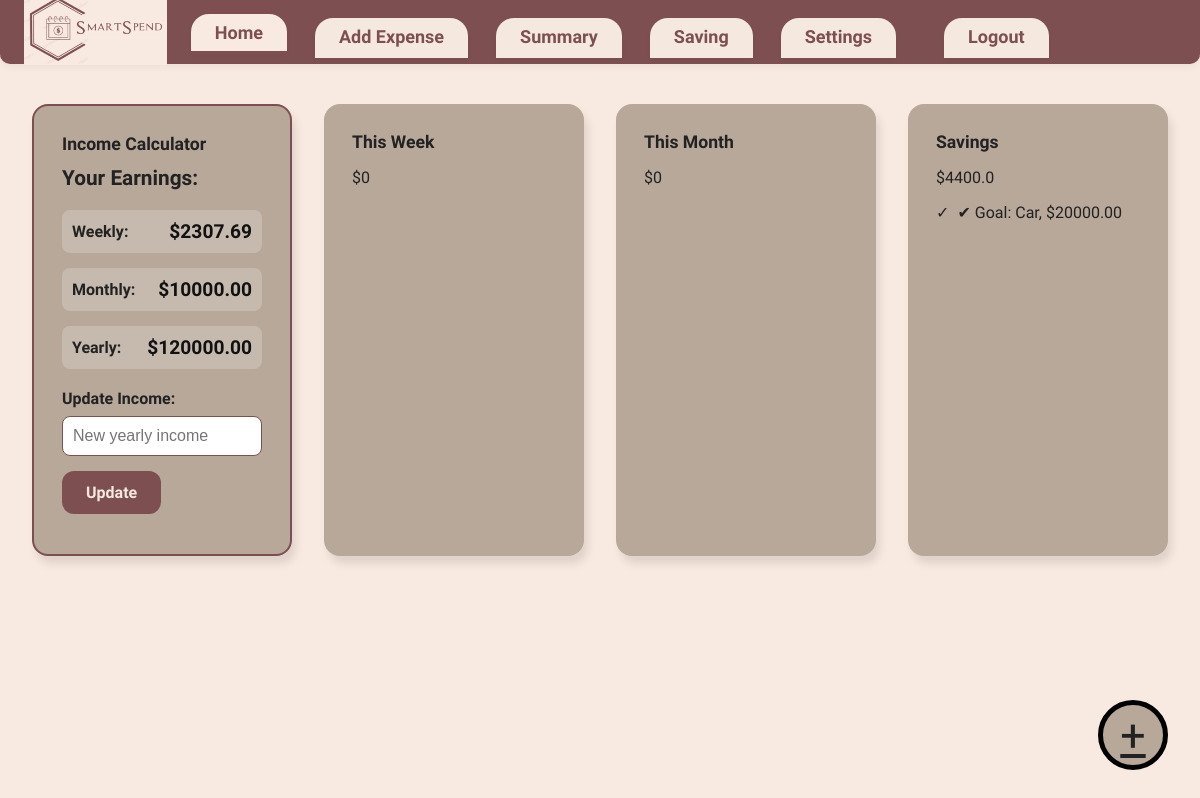
Page /home on the earlier database version.
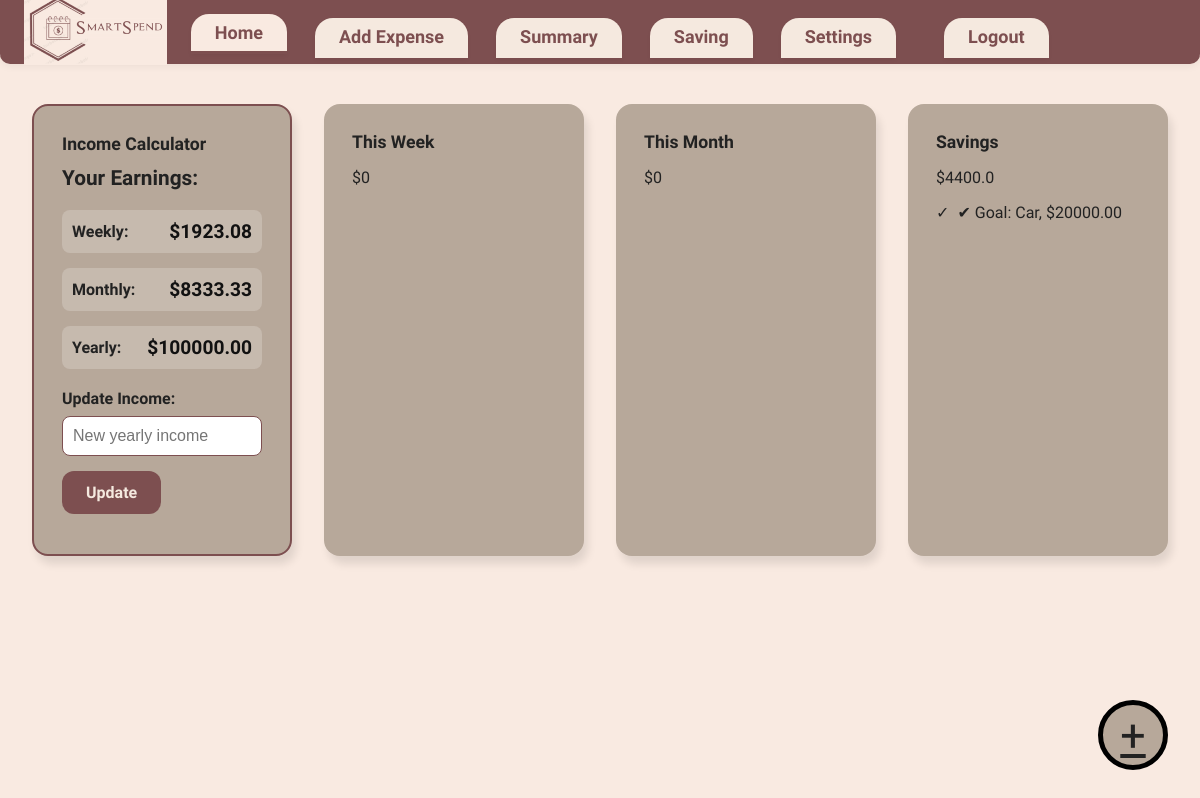
Same page on the later database version.
### tables this page shows
CREATE TABLE Income (
                        id INTEGER PRIMARY KEY AUTOINCREMENT,
                        yearly REAL,
                        monthly REAL,
                        weekly REAL
                    );

CREATE TABLE Goals (
                        id INTEGER PRIMARY KEY AUTOINCREMENT,
                        name TEXT,
                        target_amount REAL,
                        is_active BOOLEAN,
                        created_at TEXT,
                        updated_at TEXT
                    );

### app.py (the view)
@app.route('/home')
def home():
    conn = db_manager.connect()
    c = conn.cursor()
    c.execute('SELECT yearly FROM Income ORDER BY id DESC LIMIT 1')
    result = c.fetchone()
    yearly = result[0] if result else None
    monthly = round(yearly / 12, 2) if yearly else None
    weekly = round(yearly / 52, 2) if yearly else None
    c.execute('SELECT SUM(amount) FROM Expenses WHERE date >= date("now", "-7 day") AND category != "saving"')
    total_week = c.fetchone()[0] or 0
    c.execute('SELECT SUM(amount) FROM Expenses WHERE strftime("%Y-%m", date) = strftime("%Y-%m", "now") AND category != "saving"')
    total_month = c.fetchone()[0] or 0
    c.execute('SELECT SUM(amount) FROM Expenses WHERE category = "saving"')
    total_saved = c.fetchone()[0] or 0
    c.execute('SELECT category, SUM(amount) FROM Expenses WHERE date >= date("now", "-7 day") AND category != "saving" GROUP BY category')
    week_category_summary = c.fetchall()
    c.execute('SELECT category, SUM(amount) FROM Expenses WHERE strftime("%Y-%m", date) = strftime("%Y-%m", "now") AND category != "saving" GROUP BY category')
    month_category_summary = c.fetchall()
    c.execute('SELECT name, target_amount FROM Goals WHERE is_active = 1 LIMIT 1')
    active_goal = c.fetchone()
    active_goal_name = active_goal[0] if active_goal else None
    active_goal_target = active_goal[1] if active_goal else None
    conn.close()
    return render_template('home.html', yearly=yearly, monthly=monthly, weekly=weekly,
                           total_week=total_week, total_month=total_month, total_saved=total_saved,
                           week_category_summary=week_category_summary,
                           month_category_summary=month_category_summary,
                           active_goal_name=active_goal_name,
                           active_goal_target=active_goal_target)

### app.py (called while the page is built)
    def connect(self):
        return sqlite3.connect(self.db_name)

### templates/home.html (shortened to what this page needs)
<!DOCTYPE html>
<html lang="en">
<head>
  <link rel="stylesheet" href="{{ url_for('static', filename='home.css') }}">
</head>
<body>
    <header class="navbar">
        <img src="{{ url_for('static', filename='logo.png') }}" alt="SmartSpend Logo" class="nav-logo">
    <nav>
        <a href="/home" class="active">Home</a>
        <a href="/add" >Add Expense</a>
        <a href="/summary">Summary</a>
        <a href="/saving">Saving</a>
        <a href="/settings">Settings</a>
        <a href="/logout" style="float: right; margin-left: 20px;">Logout</a>
    </nav>
    </header>
    <main>
    <div class="dashboard">
      <section class="card income-calculator">
        <h2>Income Calculator</h2>
        {% if yearly %}
        <div class="income-display">
          <h3>Your Earnings:</h3>
          <div class="earnings-grid">
            <div class="earning-item">
              <span class="earning-label">Weekly:</span>
              <span class="earning-value">${{ "%.2f"|format(weekly) }}</span>
            </div>
            <div class="earning-item">
              <span class="earning-label">Monthly:</span>
              <span class="earning-value">${{ "%.2f"|format(monthly) }}</span>
            </div>
            <div class="earning-item">
              <span class="earning-label">Yearly:</span>
              <span class="earning-value">${{ "%.2f"|format(yearly) }}</span>
            </div>
          </div>
          <form action="/update-income" method="POST" style="margin-top: 20px;">
            <label for="new-income">Update Income:</label>
            <input type="number" name="income" id="new-income" placeholder="New yearly income" required>
            <button type="submit" class="save-btn">Update</button>
          </form>
        </div>
        {% else %}
        <form action="/set-income" method="POST" class="income-form">
          <label for="yearly-income">Enter Your Yearly Income:</label>
          <input type="number" name="income" id="yearly-income" placeholder="e.g., 50000" step="0.01" required>
          <button type="submit" class="save-btn">Save Income</button>
        </form>
        {% endif %}
      </section>
      <section class="card">
        <h2>This Week</h2>
        <p>${{ total_week }}</p>
      </section>
      <section class="card">
        <h2>This Month</h2>
        <p>${{ total_month }}</p>
      </section>
      <section class="card">
        <h2>Savings</h2>
        <p>${{ total_saved }}</p>
        {% if active_goal_name and active_goal_target %}
        <ul class="category-summary">
          <li>✔ Goal: {{ active_goal_name }}, ${{ "%.2f"|format(active_goal_target) }}</li>
        </ul>
        {% endif %}
      </section>
    <a href="/add" class="floating-btn">+</a>
  </main>
</body>
</html>

### static/home.css (style rules this page uses)
body, html { margin: 0; padding: 0; height: 100%; font-family: 'Work Sans', sans-serif; background-color: #F9EAE1; }
.navbar { background-color: #7D4F50; display: flex; align-items: center; justify-content: flex-start; padding: 0; height: 60px; border-bottom: 4px solid #7D4F50; border-radius: 0 0 10px 10px; box-shadow: 0 2px 8px rgba(0,0,0,0.06); }
.nav-logo { height: 70px; margin-left: 24px; margin-right: 24px; }
.navbar nav { display: flex; gap: 18px; }
.navbar nav a { color: #7D4F50; text-decoration: none; font-size: 18px; font-family: 'Baloo Bhai', cursive; font-weight: 700; background: #f5e9df; border-radius: 18px 18px 0 0; padding: 8px 24px; margin-right: 10px; box-shadow: 0 2px 4px rgba(0,0,0,0.04); border: none; transition: background 0.2s; position: relative; top: 8px; }
.navbar nav a.active, .navbar nav a:focus { background: #F9EAE1; color: #7D4F50; border-bottom: 3px solid #7D4F50; top: 4px; }
.dashboard { display: flex; gap: 32px; margin-bottom: 40px; margin-top: 40px; justify-content: center; padding-left: 40px; padding-right: 40px; max-width: 1200px; margin-left: auto; margin-right: auto; }
.dashboard .card { background-color: #b7a89a; border-radius: 16px; box-shadow: 4px 8px 8px rgba(0,0,0,0.10); padding: 28px 28px 40px 28px; width: 100%; min-width: 260px; max-width: 350px; box-sizing: border-box; color: #222; font-family: 'Work Sans', sans-serif; position: relative; }
.card h2 { margin: 0 0 12px 0; font-size: 1.1em; font-family: 'Baloo Bhai', cursive; font-weight: 700; color: #222; }
.card ul { list-style: none; padding: 0; margin: 0; }
.card ul li { margin-bottom: 8px; font-size: 1em; color: #222; }
.card ul li:before { content: "✓"; color: #222; margin-right: 8px; font-size: 1em; }
.income-calculator { background-color: #b7a89a; border: 2px solid #7D4F50; }
.income-display h3 { margin: 0 0 20px 0; font-family: 'Baloo Bhai', cursive; font-size: 1.3em; color: #222; }
.earnings-grid { display: grid; grid-template-columns: 1fr; gap: 15px; margin-bottom: 20px; }
.earning-item { display: flex; justify-content: space-between; align-items: center; padding: 10px; background-color: rgba(255, 255, 255, 0.2); border-radius: 8px; }
.earning-label { font-weight: 600; color: #222; }
.earning-value { font-family: 'Baloo Bhai', cursive; font-size: 1.2em; font-weight: 700; color: #111; }
.income-form label, .income-display label { display: block; margin-bottom: 8px; font-weight: 600; color: #222; }
.income-form input, .income-display input { width: 100%; padding: 10px; margin-bottom: 15px; border: 1px solid #7D4F50; border-radius: 8px; font-size: 1em; box-sizing: border-box; }
.save-btn { background: #7D4F50; color: #f5e9df; border: none; border-radius: 12px; padding: 12px 24px; font-family: 'Baloo Bhai', cursive; font-weight: 700; cursor: pointer; font-size: 1em; transition: background 0.2s; }
.floating-btn { position: fixed; bottom: 30px; right: 32px; width: 60px; height: 60px; background: #b7a89a; color: #222; border-radius: 50%; border: 5px solid #000000; font-size: 2.8em; display: flex; align-items: center; justify-content: center; cursor: pointer; z-index: 200; }

Differences in the rows shown:
changed Income: yearly "120000.00" → "100000.00"
Other differences:
{{ "%.2f"|format(weekly) }}: "2307.69" → "1923.08"
{{ "%.2f"|format(monthly) }}: "10000.00" → "8333.33"
